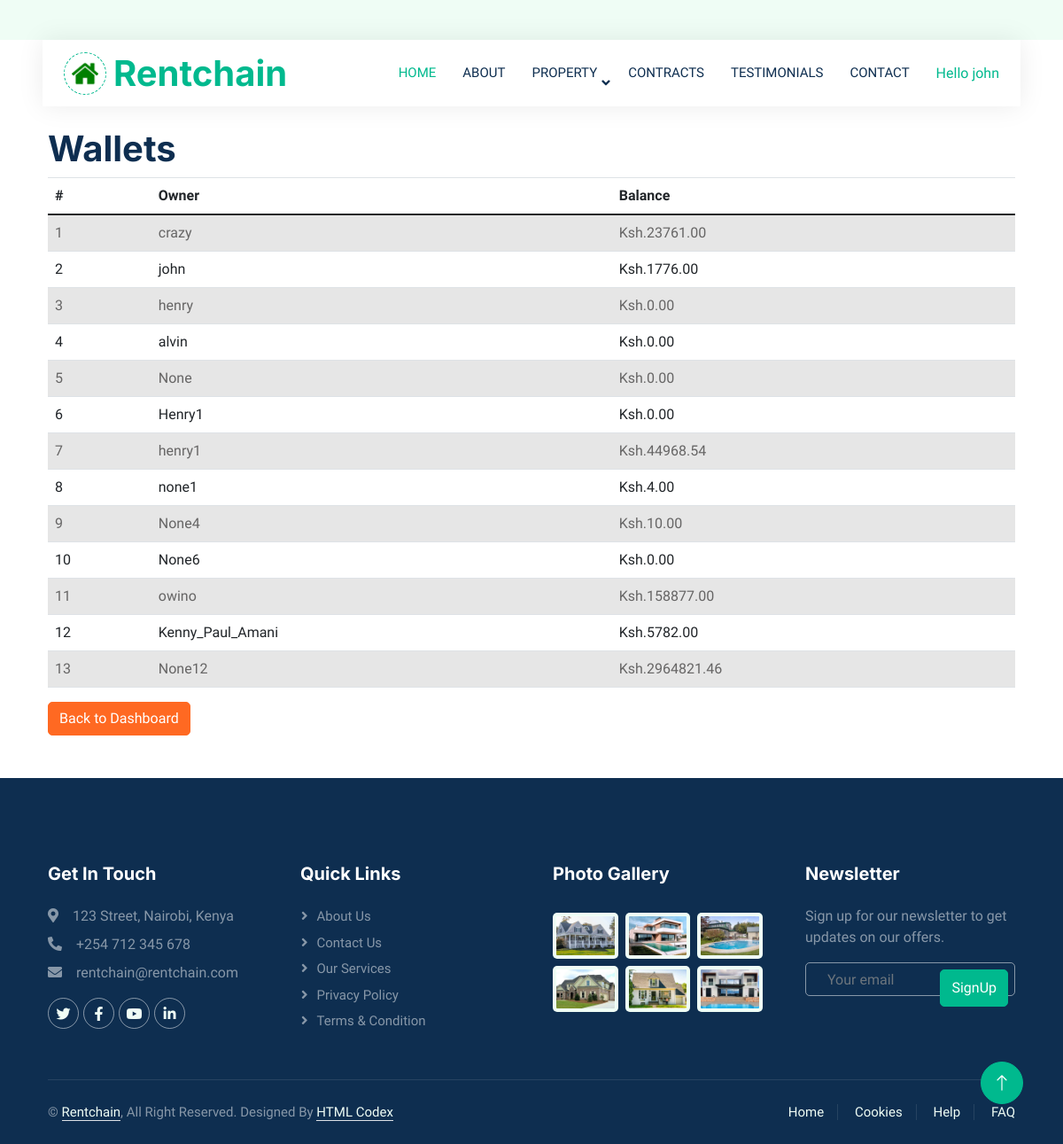
The page /wallets/ (signed in) on the database its author committed.
### property_app/models.py (models this page shows, shortened)
class User(AbstractUser):
    ROLES = [
        ('client', 'Client'),
        ('landlord', 'Landlord'),
        ('admin', 'Admin'),
    ]
    role = models.CharField(max_length=10, choices=ROLES, default='client')
    wallet_balance = models.DecimalField(max_digits=10, decimal_places=2, default=0.00)
    groups = models.ManyToManyField(
        Group,
        related_name="custom_user_groups",  # Specify a custom related_name
        blank=True,
    )
    user_permissions = models.ManyToManyField(
        Permission,
        related_name="custom_user_permissions",  # Specify a custom related_name
        blank=True,
    )

class Wallet(models.Model):
    user = models.OneToOneField(
        settings.AUTH_USER_MODEL,
        on_delete=models.CASCADE,  # Ensures wallet is deleted when user is deleted
        related_name='wallet'
    )
    balance = models.DecimalField(max_digits=10, decimal_places=2, default=45785.0)

### property_app/views.py (the view)
# urls.py: path('wallets/', WalletListView.as_view(), name='manage_wallets'),
class WalletListView(View):
    template_name = 'manage_wallets.html'
    def get(self, request, *args, **kwargs):
        wallets = Wallet.objects.select_related('user')
        return render(request, self.template_name, {'wallets': wallets})

### property_app/context_processors.py (called while the page is built)
def dashboard_url(request):
    if request.user.is_authenticated:
        if request.user.role == 'client':
            return {'dashboard_url': reverse('client_dashboard')}
        elif request.user.role == 'landlord':
            return {'dashboard_url': reverse('landlord_dashboard')}
        elif request.user.role == 'admin':
            return {'dashboard_url': reverse('admin_dashboard')}
    return {'dashboard_url': None}

### property_app/templates/manage_wallets.html
{% extends "base.html" %}
{%block content%}
<div class="container mt-4">
    <h1>Wallets</h1>
    <table class="table table-striped">
        <thead>
            <tr>
                <th>#</th>
                <th>Owner</th>
                <th>Balance</th>
            </tr>
        </thead>
        <tbody>
            {% for wallet in wallets %}
                <tr>
                    <td>{{ forloop.counter }}</td>
                    <td>{{ wallet.user.username }}</td>
                    <td>Ksh.{{ wallet.balance }}</td>
                </tr>
            {% endfor %}
        </tbody>
    </table>
    <a href="{% url 'admin_dashboard' %}" class="btn btn-secondary">Back to Dashboard</a>
</div>
{%endblock%}

### property_app/templates/base.html (shortened to what this page needs)
{%load static%}
<!DOCTYPE html>
<html lang="en">
<head>
    <link href="https://cdnjs.cloudflare.com/ajax/libs/font-awesome/6.0.0-beta3/css/all.min.css" rel="stylesheet">
    <link href="//maxcdn.bootstrapcdn.com/bootstrap/4.1.1/css/bootstrap.min.css" rel="stylesheet" id="bootstrap-css">
    <link href="https://cdn.jsdelivr.net/npm/bootstrap@5.3.0-alpha1/dist/css/bootstrap.min.css" rel="stylesheet">
    <link href="https://cdnjs.cloudflare.com/ajax/libs/font-awesome/5.10.0/css/all.min.css" rel="stylesheet">
    <link href="https://cdn.jsdelivr.net/npm/bootstrap-icons@1.4.1/font/bootstrap-icons.css" rel="stylesheet">
    <link href="https://cdn.jsdelivr.net/npm/bootstrap@5.3.0/dist/css/bootstrap.min.css" rel="stylesheet">
    <link href="{% static "lib/animate/animate.min.css" %}"   rel="stylesheet">
    <link href= "{% static "lib/owlcarousel/assets/owl.carousel.min.css" %}" rel="stylesheet">
    <link href="{% static "bootstrap.min.css" %}" rel="stylesheet">
    <link href= "{% static "style.css" %}" rel="stylesheet">
</head>
<body>
    <div class="container-xxl bg-white p-0">
        <div class="container-fluid nav-bar bg-transparent">
            <nav class="navbar navbar-expand-lg bg-white navbar-light py-0 px-4">
                <a href="index.html" class="navbar-brand d-flex align-items-center text-center">
                    <div class="icon p-2 me-2">
                        <img class="img-fluid" src="img/favicon2.ico" alt="Icon" style="width: 30px; height: 30px;">
                    </div>
                    <h1 class="m-0 text-primary">Rentchain</h1>
                </a>
                <div class="collapse navbar-collapse" id="navbarCollapse">
                    <div class="navbar-nav ms-auto">
                        <a href="{%url 'home'%}" class="nav-item nav-link active">Home</a>
                        <a href="/Rentchain/about.html" class="nav-item nav-link">About</a>
                        <div class="nav-item dropdown">
                            <a href="#" class="nav-link dropdown-toggle" data-bs-toggle="dropdown">Property</a>
                        </div>
                        <a href="/Rentchain//contracts.html" class="nav-item nav-link">Contracts</a>
                        <div class="nav-item dropdown">
                            <a href="/Rentchain/testimonial.html" class="nav-item nav-link" >Testimonials</a>
                        </div>
                        <a href="/Rentchain/contact.html" class="nav-item nav-link">Contact</a>
                    </div>
                    {% if dashboard_url %}
    <a href="{{ dashboard_url }}">Hello {{request.user.username}}</a>
{% else %}
    <a href="/login/">Login</a>
{% endif %}
                </div>
            </nav>
        </div>
        {%block content%}
        {%endblock%}
        <div class="container-fluid bg-dark text-white-50 footer pt-5 mt-5 wow fadeIn" data-wow-delay="0.1s">
            <div class="container py-5">
                <div class="row g-5">
                    <div class="col-lg-3 col-md-6">
                        <h5 class="text-white mb-4">Get In Touch</h5>
                        <p class="mb-2"><i class="fa fa-map-marker-alt me-3"></i>123 Street, Nairobi, Kenya</p>
                        <p class="mb-2"><i class="fa fa-phone-alt me-3"></i>+254 712 345 678</p>
                        <p class="mb-2"><i class="fa fa-envelope me-3"></i>rentchain@rentchain.com</p>
                        <div class="d-flex pt-2">
                            <a class="btn btn-outline-light btn-social" href=""><i class="fab fa-twitter"></i></a>
                            <a class="btn btn-outline-light btn-social" href=""><i class="fab fa-facebook-f"></i></a>
                            <a class="btn btn-outline-light btn-social" href=""><i class="fab fa-youtube"></i></a>
                            <a class="btn btn-outline-light btn-social" href=""><i class="fab fa-linkedin-in"></i></a>
                        </div>
                    </div>
                    <div class="col-lg-3 col-md-6">
                        <h5 class="text-white mb-4">Quick Links</h5>
                        <a class="btn btn-link text-white-50" href="/Rentchain/about.html">About Us</a>
                        <a class="btn btn-link text-white-50" href="/Rentchain/contact.html">Contact Us</a>
                        <a class="btn btn-link text-white-50" href="">Our Services</a>
                        <a class="btn btn-link text-white-50" href="">Privacy Policy</a>
                        <a class="btn btn-link text-white-50" href="">Terms & Condition</a>
                    </div>
                    <div class="col-lg-3 col-md-6">
                        <h5 class="text-white mb-4">Photo Gallery</h5>
                        <div class="row g-2 pt-2">
                            <div class="col-4">
                                <img class="img-fluid rounded bg-light p-1" src="img/property-1.jpg" alt="">
                            </div>
                            <div class="col-4">
                                <img class="img-fluid rounded bg-light p-1" src="img/property-2.jpg" alt="">
                            </div>
                            <div class="col-4">
                                <img class="img-fluid rounded bg-light p-1" src="img/property-3.jpg" alt="">
                            </div>
                            <div class="col-4">
                                <img class="img-fluid rounded bg-light p-1" src="img/property-4.jpg" alt="">
                            </div>
                            <div class="col-4">
                                <img class="img-fluid rounded bg-light p-1" src="img/property-5.jpg" alt="">
                            </div>
                            <div class="col-4">
                                <img class="img-fluid rounded bg-light p-1" src="img/property-6.jpg" alt="">
                            </div>
                        </div>
                    </div>
                    <div class="col-lg-3 col-md-6">
                        <h5 class="text-white mb-4">Newsletter</h5>
                        <p>Sign up for our newsletter to get updates on our offers.</p>
                        <div class="position-relative mx-auto" style="max-width: 400px;">
                            <input class="form-control bg-transparent w-100 py-3 ps-4 pe-5" type="text" placeholder="Your email">
                            <button type="button" class="btn btn-primary py-2 position-absolute top-0 end-0 mt-2 me-2">SignUp</button>
                        </div>
                    </div>
                </div>
            </div>
            <div class="container">
                <div class="copyright">
                    <div class="row">
                        <div class="col-md-6 text-center text-md-start mb-3 mb-md-0">
                            &copy; <a class="border-bottom" href="#">Rentchain</a>, All Right Reserved.
							Designed By <a class="border-bottom" href="https://htmlcodex.com">HTML Codex</a>
                        </div>
                        <div class="col-md-6 text-center text-md-end">
                            <div class="footer-menu">
                                <a href="">Home</a>
                                <a href="">Cookies</a>
                                <a href="">Help</a>
                                <a href="">FAQ</a>
                            </div>
                        </div>
                    </div>
                </div>
            </div>
        </div>
        <a href="#" class="btn btn-lg btn-primary btn-lg-square back-to-top"><i class="bi bi-arrow-up"></i></a>
    </div>
</body>
</html>

### property_app/static/style.css (style rules this page uses)
:root { --primary: #00B98E; --secondary: #FF6922; --light: #EFFDF5; --dark: #0E2E50; }
.back-to-top { position: fixed; display: none; right: 45px; bottom: 45px; z-index: 99; }
.btn { transition: .5s; }
.btn.btn-primary, .btn.btn-secondary { color: #FFFFFF; }
.btn-lg-square { width: 48px; height: 48px; }
.btn-square, .btn-sm-square, .btn-lg-square { padding: 0; display: flex; align-items: center; justify-content: center; font-weight: normal; border-radius: 50px; }
.nav-bar { position: relative; margin-top: 45px; padding: 0 3rem; transition: .5s; z-index: 9999; }
.navbar { box-shadow: 0 0 30px rgba(0, 0, 0, .08); }
.navbar .dropdown-toggle::after { border: none; content: "\f107"; font-family: "Font Awesome 5 Free"; font-weight: 900; vertical-align: middle; margin-left: 5px; transition: .5s; }
.navbar-light .navbar-nav .nav-link { margin-right: 30px; padding: 25px 0; color: #FFFFFF; font-size: 15px; text-transform: uppercase; outline: none; }
.navbar-light .navbar-nav .nav-link:hover, .navbar-light .navbar-nav .nav-link.active { color: var(--primary); }
.navbar-light .navbar-brand { height: 75px; }
.navbar-light .navbar-nav .nav-link { color: var(--dark); font-weight: 500; }
.icon { padding: 15px; display: inline-flex; align-items: center; justify-content: center; background: #FFFFFF !important; border-radius: 50px; border: 1px dashed var(--primary) !important; }
.footer .btn.btn-social { margin-right: 5px; width: 35px; height: 35px; display: flex; align-items: center; justify-content: center; color: var(--light); border: 1px solid rgba(255,255,255,0.5); border-radius: 35px; transition: .3s; }
.footer .btn.btn-link { display: block; margin-bottom: 5px; padding: 0; text-align: left; font-size: 15px; font-weight: normal; text-transform: capitalize; transition: .3s; }
.footer .btn.btn-link::before { position: relative; content: "\f105"; font-family: "Font Awesome 5 Free"; font-weight: 900; margin-right: 10px; }
.footer .form-control { border-color: rgba(255,255,255,0.5); }
.footer .copyright { padding: 25px 0; font-size: 15px; border-top: 1px solid rgba(256, 256, 256, .1); }
.footer .copyright a { color: var(--light); }
.footer .footer-menu a { margin-right: 15px; padding-right: 15px; border-right: 1px solid rgba(255, 255, 255, .1); }
.footer .footer-menu a:last-child { margin-right: 0; padding-right: 0; border-right: none; }

### rows shown on the page
User: user.username "john"
Wallet: user.username "crazy", balance "23761.00"
Wallet: user.username "john", balance "1776.00"
Wallet: user.username "henry", balance "0.00"
Wallet: user.username "alvin", balance "0.00"
Wallet: user.username "None", balance "0.00"
Wallet: user.username "Henry1", balance "0.00"
Wallet: user.username "henry1", balance "44968.54"
Wallet: user.username "none1", balance "4.00"
Wallet: user.username "None4", balance "10.00"
Wallet: user.username "None6", balance "0.00"
Wallet: user.username "owino", balance "158877.00"
Wallet: user.username "Kenny_Paul_Amani", balance "5782.00"
Wallet: user.username "None12", balance "2964821.46"
